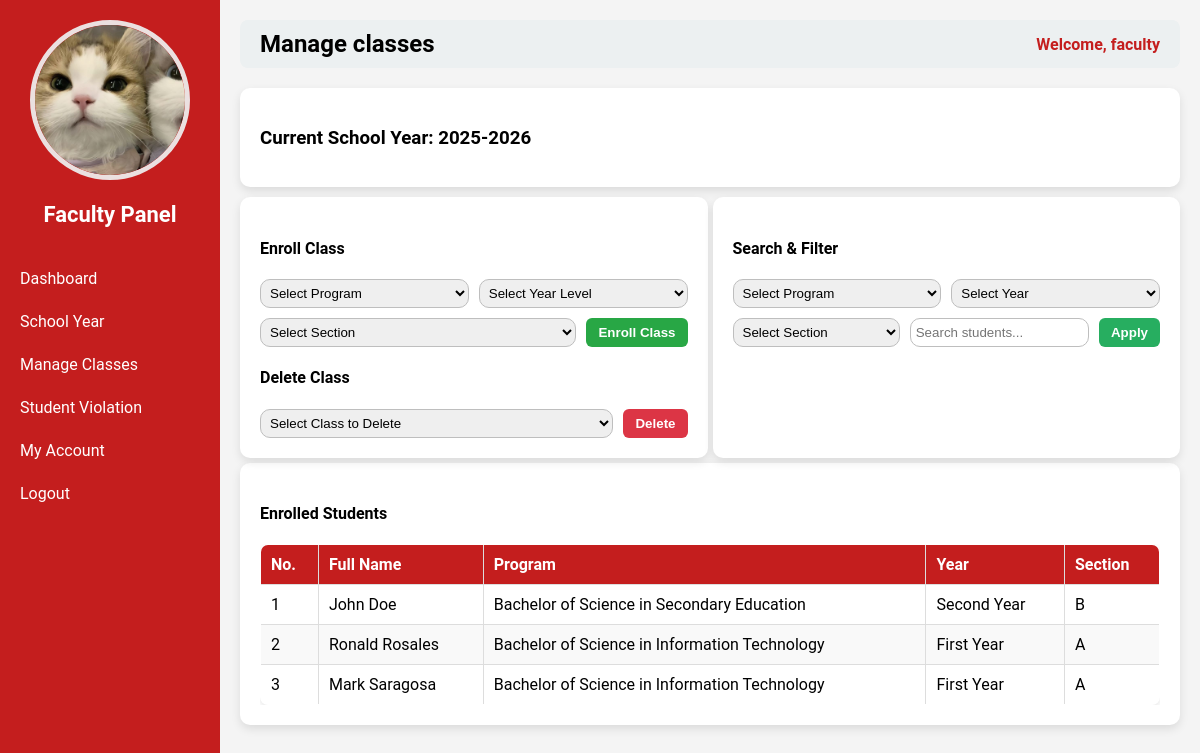
Before: /faculty.php?page=manage_classes (signed in) with the older database file.
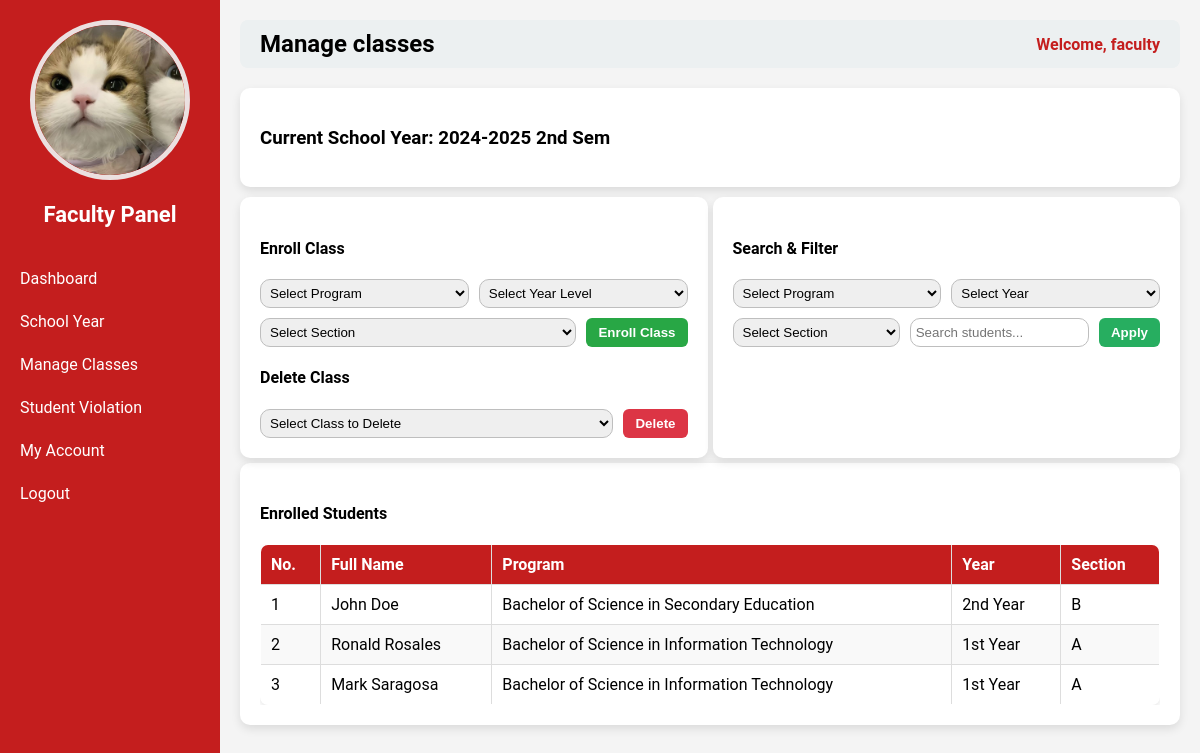
After: the same page with the newer database file.
### tables this page shows
CREATE TABLE `school_years` (
  `id` int(11) NOT NULL,
  `school_year` varchar(50) NOT NULL,
  `is_current` tinyint(1) DEFAULT 0
);

CREATE TABLE `student_enrollments` (
  `id` int(11) NOT NULL,
  `class_enrollment_id` int(11) NOT NULL,
  `student_id` int(11) NOT NULL,
  `enrolled_at` timestamp NOT NULL DEFAULT current_timestamp()
);

CREATE TABLE `year_levels` (
  `id` int(11) NOT NULL,
  `year_level` varchar(50) NOT NULL,
  `year_code` varchar(50) NOT NULL
);

CREATE TABLE `students` (
  `id` int(11) NOT NULL,
  `first_name` varchar(50) NOT NULL,
  `last_name` varchar(50) NOT NULL,
  `school_year_id` int(11) NOT NULL,
  `program_id` int(11) NOT NULL,
  `year_level_id` int(11) NOT NULL,
  `section_id` int(11) NOT NULL,
  `address` varchar(100) NOT NULL,
  `contact` varchar(20) NOT NULL,
  `img` varchar(255) NOT NULL,
  `user_id` int(11) NOT NULL
);

CREATE TABLE `programs` (
  `id` int(11) NOT NULL,
  `program_code` varchar(50) NOT NULL,
  `program_name` varchar(100) NOT NULL
);

CREATE TABLE `sections` (
  `id` int(11) NOT NULL,
  `section_name` varchar(50) NOT NULL
);

### faculty_pages/manage_classes.php (the view, shortened to what this page needs)
<?php
require __DIR__ . '/../db_connect.php';
$user_id = $_SESSION['user_id'];
$current_sy = $pdo->query("SELECT * FROM school_years WHERE is_current=1 LIMIT 1")->fetch(PDO::FETCH_ASSOC);
$current_sy_id = $current_sy['id'];
$search = $_GET['search'] ?? '';
$sql = "
    SELECT se.id AS enrollment_id, s.id AS student_id, s.first_name, s.last_name,
           p.program_name, yl.year_level, sec.section_name, ce.id AS class_enrollment_id
    FROM student_enrollments se
    INNER JOIN class_enrollments ce ON se.class_enrollment_id = ce.id
    INNER JOIN students s ON se.student_id = s.id
    INNER JOIN programs p ON s.program_id = p.id
    INNER JOIN year_levels yl ON s.year_level_id = yl.id
    INNER JOIN sections sec ON s.section_id = sec.id
    WHERE ce.user_id = ? AND ce.school_year_id = ?
";
$params = [$user_id, $current_sy_id];
$sql .= " ORDER BY s.last_name, s.first_name";
$enrolled_students = $pdo->prepare($sql);
$enrolled_students->execute($params);
$enrolled_students = $enrolled_students->fetchAll(PDO::FETCH_ASSOC);
?>
<div class="container">
    <h3>Current School Year: <?= htmlspecialchars($current_sy['school_year']); ?></h3>
</div>
<div class="flex-container">
    <div class="container half">
        <h4>Enroll Class</h4>
        <form method="POST" class="form-box">
            <select name="program_id" required>
                <option value="">Select Program</option>
            </select>
            <select name="year_level_id" required>
                <option value="">Select Year Level</option>
            </select>
            <select name="section_id" required>
                <option value="">Select Section</option>
            </select>
            <button type="submit" name="enroll_class" class="btn btn-primary">Enroll Class</button>
        </form>
        <h4>Delete Class</h4>
        <form method="POST" class="form-box">
            <select name="class_enrollment_id" required>
                <option value="">Select Class to Delete</option>
            </select>
            <button type="submit" name="delete_class" class="btn btn-danger" onclick="return confirm('Delete this class and all its students?')">Delete</button>
        </form>
    </div>
    <div class="container half">
        <h4>Search & Filter</h4>
        <form method="GET" action="faculty.php" class="form-box">
            <select name="filter_program">
                <option value="">Select Program</option>
            </select>
            <select name="filter_year">
                <option value="">Select Year</option>
            </select>
            <select name="filter_section">
                <option value="">Select Section</option>
            </select>
            <input type="text" name="search" placeholder="Search students..." value="<?= htmlspecialchars($search) ?>">
            <button type="submit" class="btn btn-info">Apply</button>
        </form>
    </div>
</div>
<div class="container">
    <h4>Enrolled Students</h4>
    <div class="table-box">
        <table class="styled-table">
            <thead>
                <tr>
                    <th>No.</th>
                    <th>Full Name</th>
                    <th>Program</th>
                    <th>Year</th>
                    <th>Section</th>
                </tr>
            </thead>
            <tbody>
            <?php if ($enrolled_students): ?>
                <?php foreach ($enrolled_students as $i => $stu): ?>
                <tr>
                    <td><?= $i+1 ?></td>
                    <td><?= htmlspecialchars($stu['first_name']." ".$stu['last_name']) ?></td>
                    <td><?= htmlspecialchars($stu['program_name']) ?></td>
                    <td><?= htmlspecialchars($stu['year_level']) ?></td>
                    <td><?= htmlspecialchars($stu['section_name']) ?></td>
                </tr>
                <?php endforeach; ?>
            <?php else: ?>
                <tr><td colspan="6" style="text-align:center;">No students found.</td></tr>
            <?php endif; ?>
            </tbody>
        </table>
    </div>
</div>

Changed rows visible on the page:
changed school_years: school_year "2025-2026" → "2024-2025 2nd Sem"
changed through a linked row, student_enrollments "John Doe": year_levels.year_level "Second Year" → "2nd Year"
changed through a linked row, student_enrollments "Ronald Rosales": year_levels.year_level "First Year" → "1st Year"
changed through a linked row, student_enrollments "Mark Saragosa": year_levels.year_level "First Year" → "1st Year"
